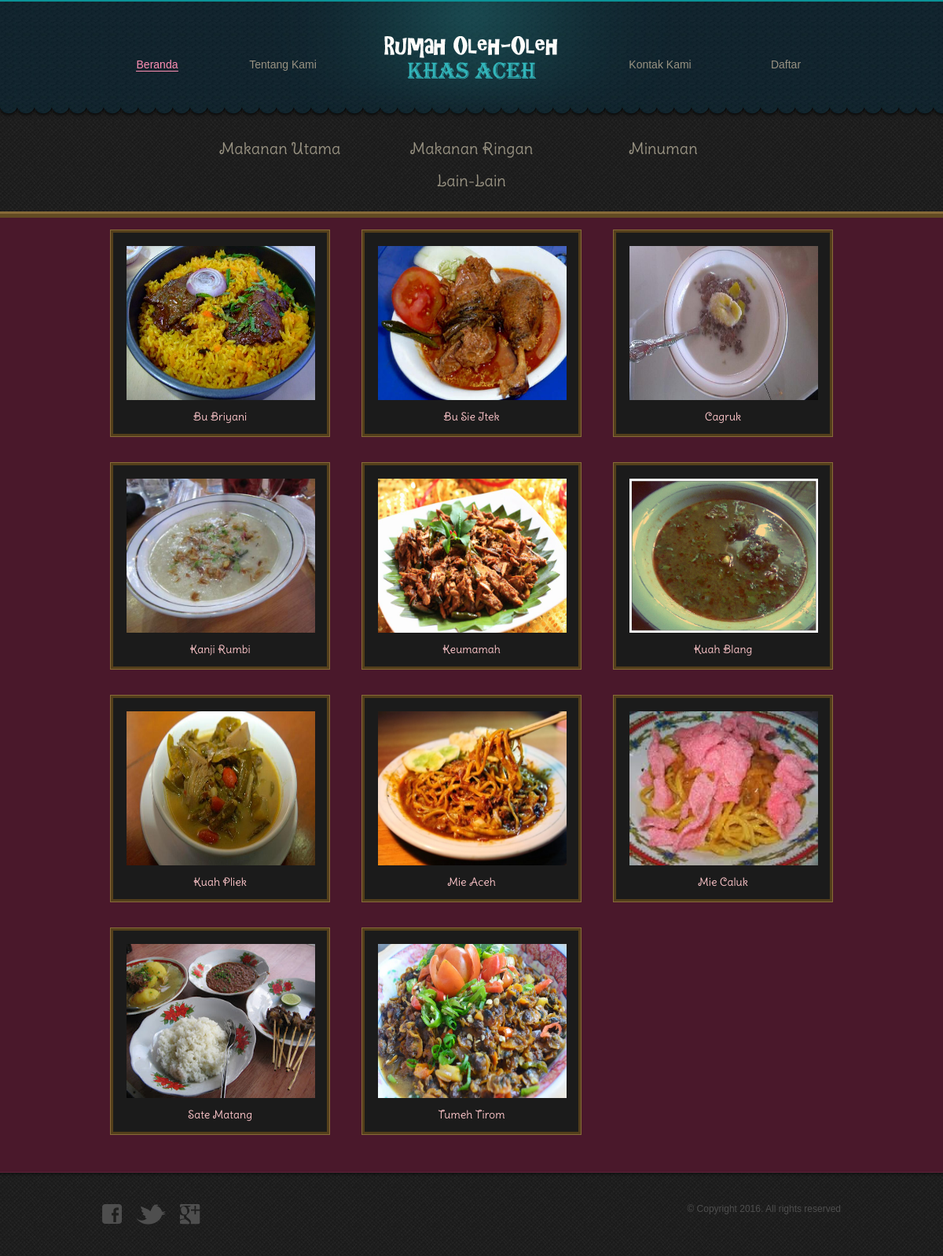
The app's page /makanan.php with its own data.
### tables this page shows
CREATE TABLE IF NOT EXISTS `barang` (
  `id_barang` int(5) NOT NULL AUTO_INCREMENT,
  `id_jenis` int(3) NOT NULL,
  `nama_barang` varchar(20) NOT NULL,
  `harga` int(10) NOT NULL,
  `stok` varchar(3) NOT NULL,
  `gambar` varchar(50) NOT NULL,
  `keterangan` varchar(300) NOT NULL,
  PRIMARY KEY (`id_barang`),
  KEY `barang_ibfk_1` (`id_jenis`)
);

### makanan.php (the view, shortened to what this page needs)
<!DOCTYPE html>
<html>
<head>
	<link rel="stylesheet" type="text/css" href="css/style.css">
</head>
<body>
	<?php
		include 'header.php';
	?>
	<div id="body">
		<div id="content">
		<ul class="gallery">
				<?php
					$result = mysql_query ("SELECT b.gambar, b.nama_barang, b.id_barang
											FROM barang b, jenis j
											WHERE b.id_jenis = j.id_jenis AND j.id_jenis =1 GROUP BY b.nama_barang");
					while ($cols = mysql_fetch_array($result)) {
				?>
				<li>
					<a href="listcompletemakanan.php?id_barang=<?php echo $cols[2] ?>" class="figure">
						<img src="barang/<?php echo $cols [0] ?>" alt="" width="240" height="196">
						<br><?php echo $cols [1] ?> <br><br>
					</a>
				</li>
				<?php }; ?>
				<li>
				</li>
		</ul>
		</div>
	</div>
	<?php
		include 'footer.php';
	?>
</body>
</html>

### header.php
<div id="header">
		<div>
			<div>
				<ul>
					<li class="current">
						<a href="index.php">Beranda</a>
					</li>
					<li>
						<a href="about.php">Tentang Kami</a>
					</li>
				</ul>
				<a href="index.php" id="logo"><img src="images/logo1.png" alt="Image"></a>
				<ul>
					<li>
						<a href="contact.php">Kontak Kami</a>
					</li>
					<li>
						<a href="customer/signup.php">Daftar</a>
					</li>
				</ul>
			</div>
		</div>
		<div>
			<ul>
				<li>
					<a href="makanan.php">Makanan Utama</a>
				</li>
				<li>
					<a href="snack.php">Makanan Ringan</a>
				</li>
				<li>
					<a href="minuman.php">Minuman</a>
				</li>
				<li>
					<a href="lainlain.php">Lain-Lain</a>
				</li>
			</ul>
		</div>
	</div>

### footer.php
<div id="footer">
		<div>
			<div>
				<a href="http://freewebsitetemplates.com/go/facebook/" target="_blank" id="facebook">Facebook</a>
				<a href="http://freewebsitetemplates.com/go/twitter/" target="_blank" id="twitter">Twitter</a>
				<a href="http://freewebsitetemplates.com/go/googleplus/" target="_blank" id="googleplus">googleplus</a>
			</div>
			<p>
				&copy; Copyright 2016. All rights reserved
			</p>
		</div>
	</div>

### css/style.css (style rules this page uses)
body { background: url(../images/bg-body.jpg) repeat left top; font-family: Arial, Helvetica, sans-serif; font-size: 14px; line-height: 1; margin: 0; min-width: 960px; padding: 0; }
a { outline: none; }
img { border: 0; }
#header { background: url(../images/bg-header.jpg) repeat-x left top; border-top: 2px solid #0b9398; }
#header div:first-child { background: url(../images/light.png) no-repeat center top; height: 144px; }
#header div:first-child div { border: 0; background: none; margin: 0 auto; overflow: hidden; padding: 27px 0 0; text-align: center; width: 960px; }
#header div:first-child div ul { list-style: none; float: left; height: auto; margin: 0; overflow: hidden; padding: 46px 0; width: auto; }
#header div:first-child div ul li { float: left; height: auto; margin: 0; padding: 0; width: 160px; }
#header div:first-child div ul li a { background: none; color: #989282; font-family: Arial, Helvetica, sans-serif; font-size: 14px; line-height: 14px; padding: 0 1px; text-decoration: none; text-transform: capitalize; }
#header div:first-child div ul li.current a { border-bottom: 1px solid #ff8fb4; color: #ff8fb4; }
#header div:first-child div a#logo { float: left; margin: 0 34px; }
#header div { background: url(../images/bg-yellow.png) repeat-x left bottom; width: 100%; }
#header > div > ul { background: none; height: auto; margin: 0 auto; padding: 22px 0 27px; text-align: center; width: 960px; }
#header > div ul li { display: inline; float: none; margin: 0 10px; }
#header > div > ul li a { color: #989282; display: inline-block; font-family: 'DeliusSwashCaps-Regular'; font-size: 20px; font-weight: normal; height: 41px; line-height: 41px; text-align: center; text-decoration: none; text-transform: capitalize; width: 220px; }
#body { background: #4a182b; border-bottom: 1px solid #5f233a; min-height: 1050px; padding: 15px 0 15px; width: 100%; }
#body > div { margin: 0 auto; padding: 0; width: 960px; }
#body #content { overflow: hidden; }
#body #content ul { margin: 0; overflow: hidden; padding: 0; }
#body #content ul li { list-style: none; margin: 0; padding: 0; }
#body #content ul.gallery li { background: #543f1b; border: 1px solid #876a38; float: left; margin: 0 20px 32px; padding: 3px; width: 272px; }
#body #content ul.gallery li:last-child { background: none; border: 0; }
#body #content ul.gallery li a.figure { color: #fcc5c9; background: #1b1b1b; border: 1px solid #1e1d1b; display: block; font-size: 14px; font-family: 'DeliusSwashCaps-Regular'; font-weight: normal; padding: 16px 16px 0; text-align: center; text-decoration: none; }
#body #content ul.gallery li a.figure img { display: block; }
#footer { background: url(../images/footer-shadow.png) repeat-x left top; margin: 0; padding: 40px 0; }
#footer div { margin: 0 auto; padding: 0; overflow: hidden; width: 940px; }
#footer div div { float: left; padding: 0; width: 470px; }
#footer div div a { display: block; float: left; height: 26px; margin: 0 0 0 18px; text-indent: -99999px; }
#footer div div a:first-child { margin: 0; }
#footer div div a#facebook { background: url(../images/icons.png) no-repeat 0 0; width: 25px; }
#footer div div a#twitter { background: url(../images/icons.png) no-repeat 0 -30px; width: 38px; }
#footer div div a#googleplus { background: url(../images/icons.png) no-repeat 0 -61px; width: 26px; }
#footer div p { color: #4e4e4e; float: right; font-family: Arial, Helvetica, sans-serif; font-size: 12px; margin: 0; text-align: right; width: 470px; }

### records on screen
barang: gambar (picture), nama_barang "Bu Briyani"
barang: gambar (picture), nama_barang "Bu Sie Itek"
barang: gambar (picture), nama_barang "Cagruk"
barang: gambar (picture), nama_barang "Kanji Rumbi"
barang: gambar (picture), nama_barang "Keumamah"
barang: gambar (picture), nama_barang "Kuah Blang"
barang: gambar (picture), nama_barang "Kuah Pliek"
barang: gambar (picture), nama_barang "Mie Aceh"
barang: gambar (picture), nama_barang "Mie Caluk"
barang: gambar (picture), nama_barang "Sate Matang"
barang: gambar (picture), nama_barang "Tumeh Tirom"
